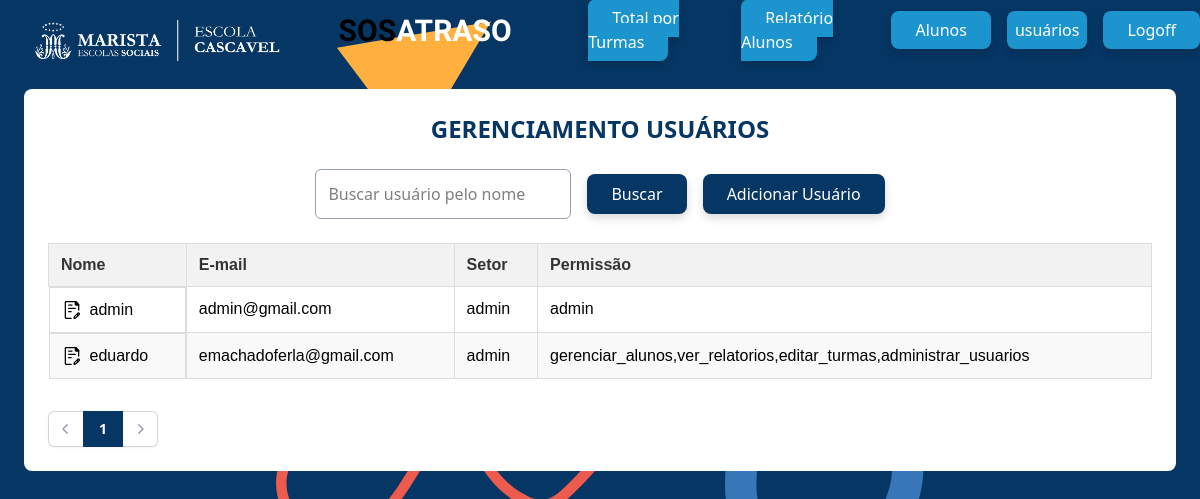
The app's page /admin/usuarios/listar-usuarios.php (signed in) with its own data.
### tables this page shows
CREATE TABLE `usuarios` (
  `id` int(10) UNSIGNED NOT NULL,
  `nome` varchar(100) NOT NULL,
  `email` varchar(100) NOT NULL,
  `senha` varchar(255) NOT NULL,
  `setor` varchar(50) DEFAULT NULL,
  `permissao` text NOT NULL
);

### admin/usuarios/listar-usuarios.php (the view, shortened to what this page needs)
<?php
include('../../config/conexao.php');
include('../include/header.php');
$limit = 20;
$paginaAtual = isset($_GET['pagination']) ? (int)$_GET['pagination'] : 1;
$offset = ($paginaAtual - 1) * $limit;
$busca_nome = '';
$filtro_nome = "";
$params = [];
$sqlUsuarios = "SELECT * FROM usuarios $filtro_nome ORDER BY nome ASC LIMIT $offset, $limit";
$stmtUsuarios = $pdo->prepare($sqlUsuarios);
$stmtUsuarios->execute($params);
$dataUsuarios = $stmtUsuarios->fetchAll();
$sqlTotal = "SELECT COUNT(*) as total FROM usuarios $filtro_nome";
$stmtTotal = $pdo->prepare($sqlTotal);
$stmtTotal->execute($params);
$totalRegistros = $stmtTotal->fetch()['total'];
$totalPaginas = ceil($totalRegistros / $limit);
?>
<div class="bg-white w-6xl mx-auto p-6 rounded-lg">
    <p class="text-2xl mx-auto text-center font-black text-marista mb-6">GERENCIAMENTO USUÁRIOS</p>
    <form method="post" class="mb-6 flex flex-col md:flex-row gap-4 items-center justify-center">
        <input type="text" name="busca_nome" placeholder="Buscar usuário pelo nome"
            value="<?php echo htmlspecialchars($busca_nome); ?>"
            class="border border-gray-400 rounded-md p-3 w-64">
        <button type="submit" class="bg-marista text-white px-6 py-2 rounded-lg drop-shadow-lg">Buscar</button>
        <a href="../adicionar_usuario.php" class="bg-marista text-white px-6 py-2 rounded-lg drop-shadow-lg">Adicionar Usuário</a>
    </form>
    <div id="resultados">
        <table class="table w-full text-left">
            <thead>
                <tr>
                    <th>Nome</th>
                    <th>E-mail</th>
                    <th>Setor</th>
                    <th>Permissão</th>
                </tr>
            </thead>
            <tbody>
                <?php if (!empty($dataUsuarios)) {
                    foreach ($dataUsuarios as $usuario) { ?>
                        <tr>
                            <td class="flex items-center gap-2">
                                <a href="../usuarios/editar-usuarios.php?id=<?php echo $usuario['id']; ?>">
                                    <img src="../imagems/edit.svg" alt="editar" class="w-5 h-5 hover:scale-110 transition-transform duration-200">
                                </a>
                                <?php echo htmlspecialchars($usuario['nome']); ?>
                            </td>
                            <td><?php echo htmlspecialchars($usuario['email']); ?></td>
                            <td><?php echo htmlspecialchars($usuario['setor']); ?></td>
                            <td><?php echo htmlspecialchars($usuario['permissao']); ?></td>
                        </tr>
                <?php }
                } else { ?>
                    <tr><td colspan="5">Nenhum usuário encontrado!</td></tr>
                <?php } ?>
            </tbody>
        </table>
        <div class="mt-8">
            <nav class="isolate inline-flex -space-x-px rounded-md shadow-xs mx-auto justify-center flex" aria-label="Pagination">
                <?php
                $queryBase = "?busca_nome=" . urlencode($busca_nome) . "&pagination=";
                $prev = $paginaAtual - 1;
                $next = $paginaAtual + 1;
                ?>
                <a href="<?php echo ($prev >= 1) ? $queryBase . $prev : '#'; ?>"
                class="relative inline-flex items-center rounded-l-md px-2 py-2 text-gray-400 ring-1 ring-gray-300 ring-inset hover:bg-gray-50">
                    <svg class="size-5" viewBox="0 0 20 20" fill="currentColor">
                        <path fill-rule="evenodd" d="M11.78 5.22a.75.75 0 0 1 0 1.06L8.06 10l3.72 3.72a.75.75 0 1 1-1.06 1.06l-4.25-4.25a.75.75 0 0 1 0-1.06l4.25-4.25a.75.75 0 0 1 1.06 0Z" clip-rule="evenodd" />
                    </svg>
                </a>
                <?php for ($i = 1; $i <= $totalPaginas; $i++) { ?>
                    <a href="<?php echo $queryBase . $i; ?>"
                    class="<?php echo ($i == $paginaAtual) ? 'bg-marista' : 'bg-marista2'; ?> relative z-10 inline-flex items-center px-4 py-2 text-sm font-semibold text-white">
                        <?php echo $i; ?>
                    </a>
                <?php } ?>
                <a href="<?php echo ($next <= $totalPaginas) ? $queryBase . $next : '#'; ?>"
                class="relative inline-flex items-center rounded-r-md px-2 py-2 text-gray-400 ring-1 ring-gray-300 ring-inset hover:bg-gray-50">
                    <svg class="size-5" viewBox="0 0 20 20" fill="currentColor">
                        <path fill-rule="evenodd" d="M8.22 5.22a.75.75 0 0 1 1.06 0l4.25 4.25a.75.75 0 0 1 0 1.06l-4.25 4.25a.75.75 0 0 1-1.06-1.06L11.94 10 8.22 6.28a.75.75 0 0 1 0-1.06Z" clip-rule="evenodd" />
                    </svg>
                </a>
            </nav>
        </div>
    </div>
</div>

### css/geral.css (style rules this page uses)
body { background-color: #063664 !important; margin: 0; background-image: url(../imagens/grafismo_pag_login.svg); background-position: center; background-position-y: -20%; background-repeat: no-repeat; }

### admin/css/geral.css (style rules this page uses)
table { margin: 0 auto; width: 100%; border-collapse: collapse; margin-bottom: 20px; font-family: Arial, sans-serif; text-align: left; }
th, td { padding: 12px; border: 1px solid #ddd; }
th { background-color: #f2f2f2; color: #333; }
tr:nth-child(even) { background-color: #f9f9f9; }

### records on screen
usuarios: nome "admin", email "admin@gmail.com", setor "admin", permissao "admin"
usuarios: nome "eduardo", email "emachadoferla@gmail.com", setor "admin", permissao "gerenciar_alunos,ver_relatorios,editar_turmas,administrar_usuarios"
